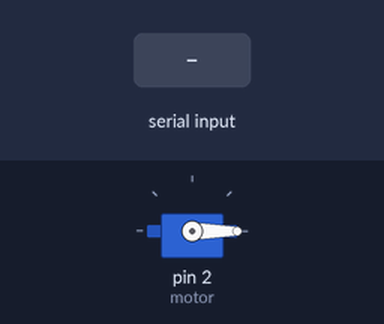
Bench run of a sketch on a simulated Arduino Uno, built with avr-gcc and run on an emulated ATmega328P. Parts: servo. The test bench sets the inputs (shaded band).

Above: at 1.2 s.
1.3 s: "1" received over Serial
At 1.7 s:
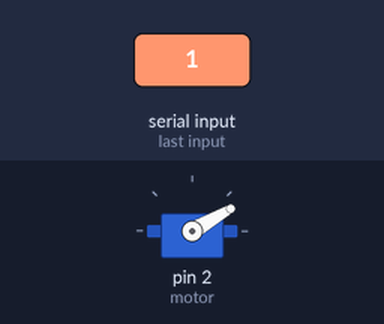
2.8 s: "2" received over Serial
At 4.0 s:
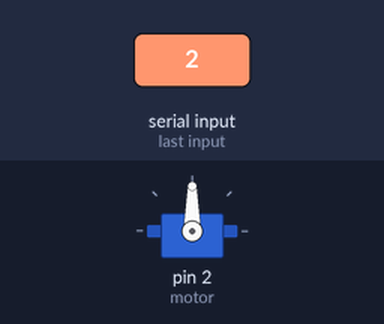
4.3 s: "3" received over Serial
At 5.2 s:
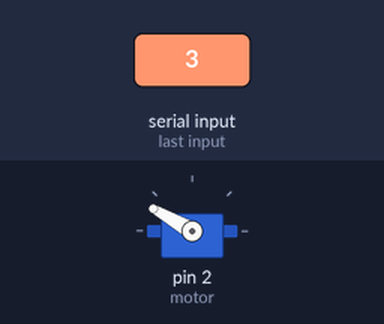
Timing chart, 0 to 7.3 s (numbered marks = the images above; inputs shaded):
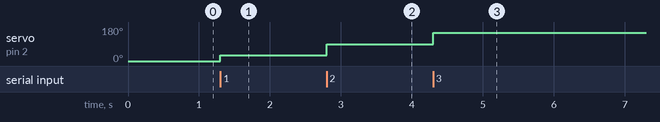

Measured:
- after the input at 1.3 s, servo on pin 2 (motor): 0° → 30° at once
- after the input at 2.8 s, servo on pin 2 (motor): 30° → 90° at once
- after the input at 4.3 s, servo on pin 2 (motor): 90° → 150° at once

The sketch:

18-1_servo_motor_serial.ino
```cpp
#include <Servo.h>

Servo servo;

int motor = 2;

void setup() {
  Serial.begin(9600);
  servo.attach(motor);
  servo.write(0);
}

void loop() {
  if(Serial.available()>0){
    char u=Serial.read();
    if(u=='1') servo.write(30);
    if(u=='2') servo.write(90);
    if(u=='3') servo.write(150);
    delay(100);
  }

}
```
